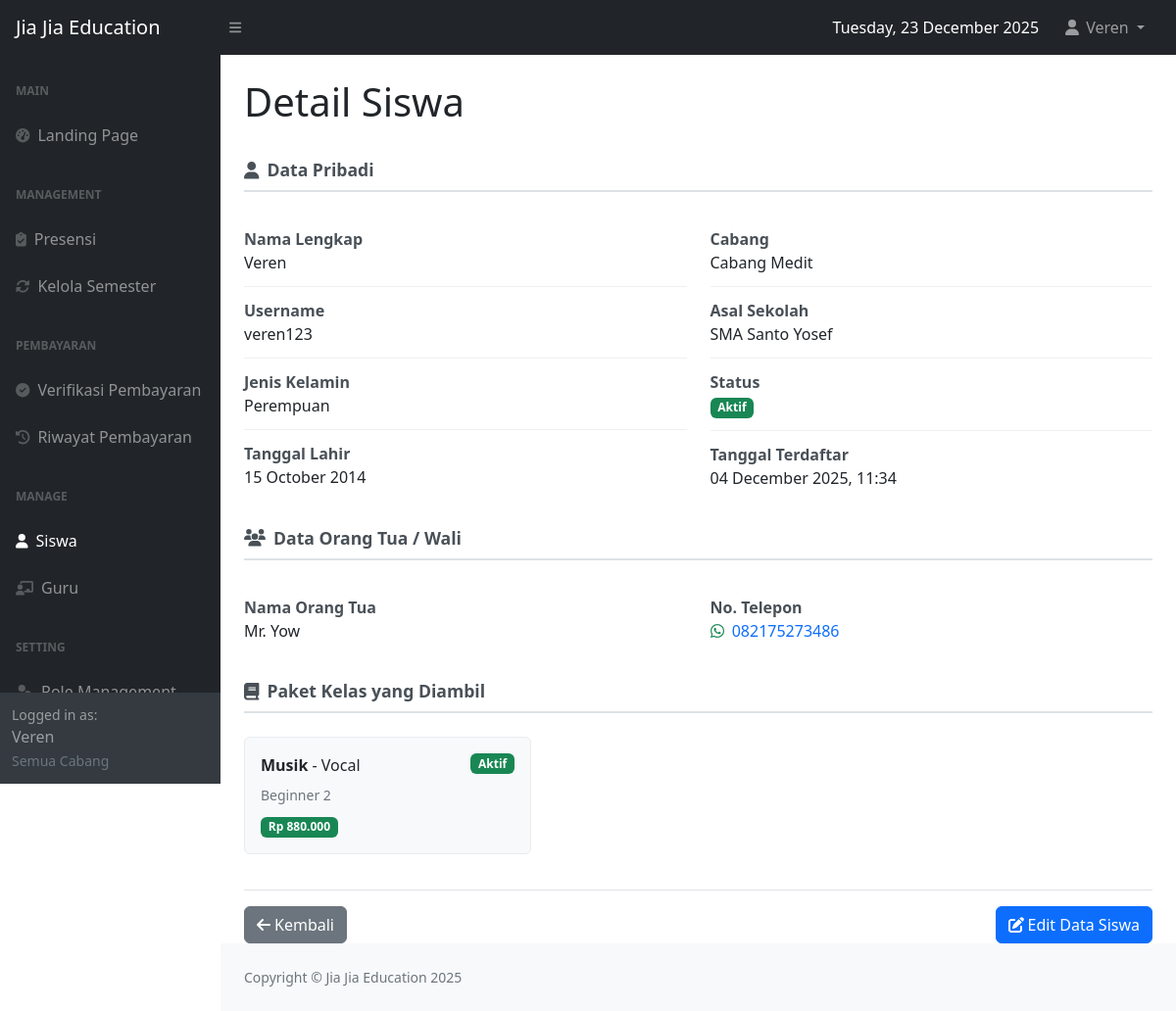
The page /detailsiswa.php?id=85 (signed in) on the database its author committed.
### tables this page shows
CREATE TABLE `siswa` (
  `siswa_id` int(11) NOT NULL,
  `name` varchar(255) NOT NULL,
  `username` varchar(50) DEFAULT NULL,
  `password` varchar(255) DEFAULT NULL,
  `jenis_kelamin` enum('P','L') NOT NULL,
  `tanggal_lahir` date NOT NULL,
  `cabang_id` int(11) NOT NULL,
  `asal_sekolah` varchar(255) NOT NULL,
  `nama_orangtua` varchar(100) DEFAULT NULL,
  `no_telp` varchar(20) DEFAULT NULL,
  `status` enum('aktif','nonaktif','cuti') NOT NULL,
  `created_at` datetime NOT NULL
);

CREATE TABLE `cabang` (
  `cabang_id` int(11) NOT NULL,
  `nama_cabang` varchar(100) NOT NULL
);

CREATE TABLE `siswa_datales` (
  `id` int(11) NOT NULL,
  `siswa_id` int(11) NOT NULL,
  `datales_id` int(11) NOT NULL,
  `slot_id` int(11) DEFAULT NULL COMMENT 'ID slot jadwal yang diambil',
  `status` enum('aktif','nonaktif','selesai','naik_tingkat','berhenti','lanjut_semester') DEFAULT 'aktif',
  `semester_ke` int(11) NOT NULL DEFAULT 1 COMMENT 'Semester ke berapa saat ini',
  `tahun_ajaran` varchar(20) DEFAULT NULL COMMENT 'Tahun ajaran aktif',
  `bulan_aktif` int(11) NOT NULL DEFAULT 1 COMMENT 'Bulan ke berapa yang sedang berjalan (1-6)',
  `tanggal_mulai_semester` date DEFAULT NULL COMMENT 'Kapan semester ini dimulai',
  `tanggal_selesai_semester` date DEFAULT NULL COMMENT 'Kapan semester ini target selesai',
  `total_pertemuan_semester` int(11) DEFAULT NULL COMMENT 'Total pertemuan dalam 1 semester (6 bulan)',
  `is_history` tinyint(1) DEFAULT 0 COMMENT 'Apakah ini data history (sudah selesai)',
  `tanggal_archived` date DEFAULT NULL COMMENT 'Kapan di-archive',
  `archived_by` int(11) DEFAULT NULL COMMENT 'User yang archive',
  `catatan_history` text DEFAULT NULL COMMENT 'Catatan saat archive',
  `tanggal_mulai` date DEFAULT NULL COMMENT 'Tanggal mulai les'
);

CREATE TABLE `jenisles` (
  `jenisles_id` int(11) NOT NULL,
  `name` varchar(100) NOT NULL
);

CREATE TABLE `tipeles` (
  `tipeles_id` int(11) NOT NULL,
  `jenisles_id` int(11) NOT NULL,
  `name` varchar(100) NOT NULL,
  `jumlahpertemuan` int(11) NOT NULL
);

CREATE TABLE `jenistingkat` (
  `jenistingkat_id` int(11) NOT NULL,
  `tipeles_id` int(11) NOT NULL,
  `nama_jenistingkat` varchar(100) NOT NULL
);

CREATE TABLE `datales` (
  `datales_id` int(11) NOT NULL,
  `jenistingkat_id` int(11) NOT NULL,
  `cabang_id` int(11) NOT NULL,
  `harga` int(11) NOT NULL
);

### detailsiswa.php (the view, shortened to what the rows shown need)
<?php
require 'config.php';
$current_user_id = getUserId();
$current_user_role_id = $_SESSION['role_id'];
$siswa_id = isset($_GET['id']) ? (int)$_GET['id'] : 0;
try {
    if ($current_user_role_id == 1) {
        $stmt = $conn->prepare("SELECT s.*, c.nama_cabang
                                FROM siswa s
                                LEFT JOIN cabang c ON s.cabang_id = c.cabang_id
                                WHERE s.siswa_id = ?");
        $stmt->bind_param("i", $siswa_id);
    } else {
        $stmt = $conn->prepare("SELECT s.*, c.nama_cabang
                                FROM siswa s
                                LEFT JOIN cabang c ON s.cabang_id = c.cabang_id
                                WHERE s.siswa_id = ? AND s.siswa_id = ?");
        $stmt->bind_param("ii", $siswa_id, $current_user_id);
    }
    $stmt->execute();
    $result = $stmt->get_result();
    $siswa_data = $result->fetch_assoc();
    $stmt = $conn->prepare("
        SELECT
            sd.id as siswa_datales_id,
            sd.status,
            sd.is_history,
            sd.semester_ke,
            sd.tahun_ajaran,
            d.datales_id,
            jt.jenistingkat_id,
            jt.nama_jenistingkat,
            d.harga,
            c.nama_cabang,
            jl.name as nama_jenisles,
            tl.name as nama_tipe,
            CASE
                WHEN sd.is_history = 1 THEN 'History'
                WHEN sd.status = 'aktif' THEN 'Aktif'
                ELSE 'Non-aktif'
            END as status_label
        FROM siswa_datales sd
        INNER JOIN datales d ON sd.datales_id = d.datales_id
        LEFT JOIN jenistingkat jt ON d.jenistingkat_id = jt.jenistingkat_id
        LEFT JOIN cabang c ON d.cabang_id = c.cabang_id
        LEFT JOIN tipeles tl ON jt.tipeles_id = tl.tipeles_id
        LEFT JOIN jenisles jl ON tl.jenisles_id = jl.jenisles_id
        WHERE sd.siswa_id = ?
        ORDER BY
            sd.is_history ASC,
            sd.semester_ke DESC,
            jl.name ASC
    ");
    $stmt->bind_param("i", $siswa_id);
    $stmt->execute();
    $result_kelas = $stmt->get_result();
    $paket_kelas = [];
    while ($row = $result_kelas->fetch_assoc()) {
        $paket_kelas[] = $row;
    }
} catch (Exception $e) {
    error_log("Database error: " . $e->getMessage());
    header("Location: siswa.php?error=database");
    exit();
}
?>
<!DOCTYPE html>
<html lang="id">
<head>
    <link href="https://cdn.jsdelivr.net/npm/bootstrap@5.2.3/dist/css/bootstrap.min.css" rel="stylesheet" />
    <link href="css/styles.css" rel="stylesheet" />
</head>
<body class="sb-nav-fixed">
    <div id="layoutSidenav">
        <div id="layoutSidenav_content">
            <main>
                <div class="container-fluid px-4">
                    <h1 class="mt-4">Detail Siswa</h1>
                    <br>
                    <div class="row mb-4">
                        <div class="col-md-6">
                            <div class="info-row">
                                <div class="info-label">Nama Lengkap</div>
                                <div><?php echo htmlspecialchars($siswa_data['name']); ?></div>
                            </div>
                            <div class="info-row">
                                <div class="info-label">Username</div>
                                <div><?php echo htmlspecialchars($siswa_data['username'] ?? '-'); ?></div>
                            </div>
                            <div class="info-row">
                                <div class="info-label">Tanggal Lahir</div>
                                <div>
                                    <?php
                                    if (!empty($siswa_data['tanggal_lahir']) && $siswa_data['tanggal_lahir'] != '0000-00-00') {
                                        echo date('d F Y', strtotime($siswa_data['tanggal_lahir']));
                                    } else {
                                        echo '-';
                                    }
                                    ?>
                                </div>
                            </div>
                        </div>
                        <div class="col-md-6">
                            <div class="info-row">
                                <div class="info-label">Cabang</div>
                                <div><?php echo htmlspecialchars($siswa_data['nama_cabang']); ?></div>
                            </div>
                            <div class="info-row">
                                <div class="info-label">Asal Sekolah</div>
                                <div><?php echo htmlspecialchars($siswa_data['asal_sekolah'] ?? '-'); ?></div>
                            </div>
                            <div class="info-row">
                                <div>
                                    <span class="badge bg-<?php echo $siswa_data['status'] == 'aktif' ? 'success' : ($siswa_data['status'] == 'cuti' ? 'warning' : 'secondary'); ?>">
                                        <?php echo ucfirst($siswa_data['status']); ?>
                                    </span>
                                </div>
                            </div>
                            <div class="info-row">
                                <div class="info-label">Tanggal Terdaftar</div>
                                <div><?php echo date('d F Y, H:i', strtotime($siswa_data['created_at'])); ?></div>
                            </div>
                        </div>
                    </div>
                    <div class="row mb-4">
                        <div class="col-md-6">
                            <div class="info-row">
                                <div class="info-label">Nama Orang Tua</div>
                                <div><?php echo htmlspecialchars($siswa_data['nama_orangtua']); ?></div>
                            </div>
                        </div>
                        <div class="col-md-6">
                            <div class="info-row">
                                <div>
                                    <?php if (!empty($siswa_data['no_telp'])): ?>
                                    <a href="https://wa.me/62<?php echo ltrim($siswa_data['no_telp'], '0'); ?>"
                                       target="_blank" class="text-decoration-none">
                                        <i class="fab fa-whatsapp text-success me-1"></i>
                                        <?php echo htmlspecialchars($siswa_data['no_telp']); ?>
                                    </a>
                                    <?php else: ?>
                                    -
                                    <?php endif; ?>
                                </div>
                            </div>
                        </div>
                    </div>
                    <div class="mb-4">
                        <?php if (count($paket_kelas) > 0): ?>
                            <div class="row">
                                <?php foreach ($paket_kelas as $kelas): ?>
                                <div class="col-md-6 col-lg-4">
                                    <div class="paket-item <?php echo ($kelas['is_history'] == 1) ? 'opacity-75' : ''; ?>">
                                        <div class="d-flex justify-content-between align-items-start mb-2">
                                            <div>
                                                <strong><?php echo htmlspecialchars($kelas['nama_jenisles']); ?></strong> -
                                                <?php echo htmlspecialchars($kelas['nama_tipe']); ?>
                                            </div>
                                            <?php if ($kelas['is_history'] == 1): ?>
                                                <span class="badge bg-secondary">History</span>
                                            <?php else: ?>
                                                <span class="badge bg-<?php echo ($kelas['status'] == 'aktif') ? 'success' : 'warning'; ?>">
                                                    <?php echo ucfirst($kelas['status']); ?>
                                                </span>
                                            <?php endif; ?>
                                        </div>
                                        <small class="text-muted d-block">
                                            <?php echo htmlspecialchars($kelas['nama_jenistingkat']); ?>
                                        </small>
                                        <div class="mt-2">
                                            <span class="badge bg-success">
                                                Rp <?php echo number_format($kelas['harga'], 0, ',', '.'); ?>
                                            </span>
                                        </div>
                                    </div>
                                </div>
                                <?php endforeach; ?>
                            </div>
                        <?php endif; ?>
                    </div>
                </div>
            </main>
        </div>
    </div>
</body>
</html>

### rows shown on the page
siswa: name "Veren", username "veren123", tanggal_lahir "15 October 2014", cabang.nama_cabang "Cabang Medit", asal_sekolah "SMA Santo Yosef", status "Aktif", created_at "04 December 2025, 11:34", nama_orangtua "Mr. Yow", no_telp "082175273486"
siswa_datales: jenisles.name "Musik", tipeles.name "Vocal", status "Aktif", jenistingkat.nama_jenistingkat "Beginner 2", datales.harga "880.000"

### other values the page prints
strftime("%A, %d %B %Y") "Tuesday, 23 December 2025"
$current_user_name "Veren"
$current_user_cabang_name "Semua Cabang"
